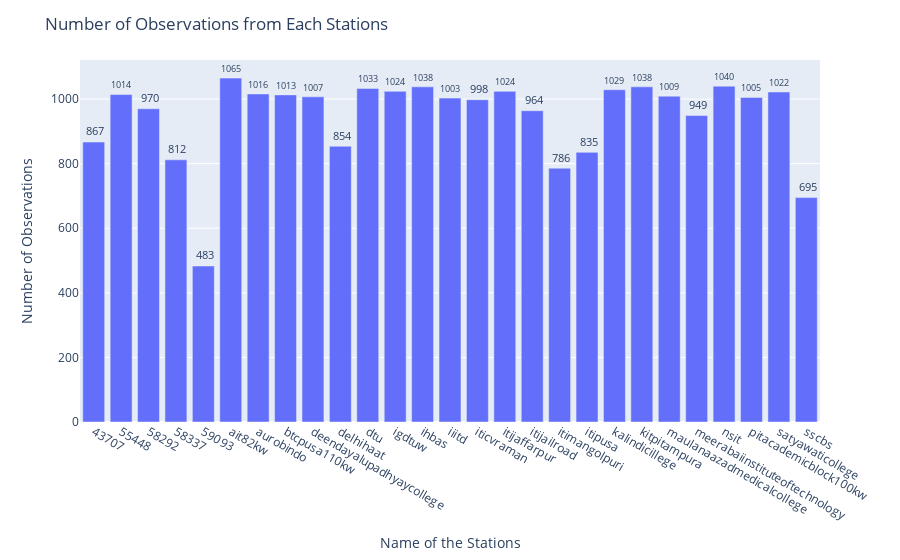

The cell this chart's notebook holds for it:
### Code cell
fig = px.bar(df_count, y='count', x='id', text='count', )
fig.update_traces(texttemplate='%{text:4}', textposition='outside')
fig.update_layout(title='Number of Observations from Each Stations',
                    yaxis=go.layout.YAxis(title_text="Number of Observations"),
                    xaxis = go.layout.XAxis(title_text="Name of the Stations"),
                        )
fig.show()

### Figure 1 — Plotly figure (JSON) as saved in the notebook; plotly's stock layout.template omitted (floating-point values rounded to 4 significant figures)
{"data": [{"alignmentgroup": "True", "hoverlabel": {"namelength": 0}, "hovertemplate": "id=%{x}<br>count=%{text}", "legendgroup": "", "marker": {"color": "#636efa"}, "name": "", "offsetgroup": "", "orientation": "v", "showlegend": false, "text": [867, 1014, 970, 812, 483, 1065, 1016, 1013, 1007, 854, 1033, 1024, 1038, 1003, 998, 1024, 964, 786, 835, 1029, 1038, 1009, 949, 1040, 1005, 1022, 695], "textposition": "outside", "texttemplate": "%{text:4}", "type": "bar", "x": ["43707", "55448", "58292", "58337", "59093", "ait82kw", "aurobindo", "btcpusa110kw", "deendayalupadhyaycollege", "delhihaat", "dtu", "igdtuw", "ihbas", "iiitd", "iticvraman", "itijaffarpur", "itijailroad", "itimangolpuri", "itipusa", "kalindicillege", "kitpitampura", "maulanaazadmedicalcollege", "meerabaiinstituteoftechnology", "nsit", "pitacademicblock100kw", "satyawaticollege", "sscbs"], "xaxis": "x", "y": [867, 1014, 970, 812, 483, 1065, 1016, 1013, 1007, 854, 1033, 1024, 1038, 1003, 998, 1024, 964, 786, 835, 1029, 1038, 1009, 949, 1040, 1005, 1022, 695], "yaxis": "y"}], "layout": {"barmode": "relative", "legend": {"tracegroupgap": 0}, "margin": {"t": 60}, "title": {"text": "Number of Observations from Each Stations"}, "xaxis": {"title": {"text": "Name of the Stations"}}, "yaxis": {"title": {"text": "Number of Observations"}}}}
